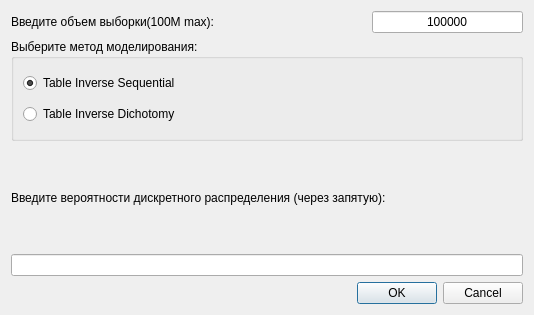
<?xml version="1.0" encoding="UTF-8"?>
<ui version="4.0">
 <class>Dialog_model</class>
 <widget class="QDialog" name="Dialog_model">
  <property name="geometry">
   <rect>
    <x>0</x>
    <y>0</y>
    <width>534</width>
    <height>315</height>
   </rect>
  </property>
  <property name="windowTitle">
   <string>Dialog</string>
  </property>
  <layout class="QVBoxLayout" name="verticalLayout_2">
   <item>
    <layout class="QHBoxLayout" name="horizontalLayout">
     <item>
      <widget class="QLabel" name="label">
       <property name="text">
        <string>Введите объем выборки(100M max):</string>
       </property>
      </widget>
     </item>
     <item>
      <spacer name="horizontalSpacer">
       <property name="orientation">
        <enum>Qt::Horizontal</enum>
       </property>
       <property name="sizeHint" stdset="0">
        <size>
         <width>40</width>
         <height>20</height>
        </size>
       </property>
      </spacer>
     </item>
     <item>
      <widget class="QLineEdit" name="lbSampleSize">
       <property name="text">
        <string>100000</string>
       </property>
       <property name="alignment">
        <set>Qt::AlignCenter</set>
       </property>
      </widget>
     </item>
    </layout>
   </item>
   <item>
    <widget class="QGroupBox" name="groupBox">
     <property name="title">
      <string>Выберите метод моделирования:</string>
     </property>
     <layout class="QVBoxLayout" name="verticalLayout">
      <item>
       <widget class="QRadioButton" name="rbTIS">
        <property name="text">
         <string>Table Inverse Sequential</string>
        </property>
        <property name="checked">
         <bool>true</bool>
        </property>
       </widget>
      </item>
      <item>
       <widget class="QRadioButton" name="rbTID">
        <property name="text">
         <string>Table Inverse Dichotomy</string>
        </property>
       </widget>
      </item>
     </layout>
    </widget>
   </item>
   <item>
    <widget class="QLabel" name="label_3">
     <property name="text">
      <string>Введите вероятности дискретного распределения (через запятую):</string>
     </property>
    </widget>
   </item>
   <item>
    <widget class="QLineEdit" name="txtProbs">
     <property name="inputMask">
      <string/>
     </property>
     <property name="text">
      <string/>
     </property>
    </widget>
   </item>
   <item>
    <widget class="QDialogButtonBox" name="buttonBox">
     <property name="orientation">
      <enum>Qt::Horizontal</enum>
     </property>
     <property name="standardButtons">
      <set>QDialogButtonBox::Cancel|QDialogButtonBox::Ok</set>
     </property>
    </widget>
   </item>
  </layout>
 </widget>
 <resources/>
 <connections>
  <connection>
   <sender>buttonBox</sender>
   <signal>accepted()</signal>
   <receiver>Dialog_model</receiver>
   <slot>accept()</slot>
   <hints>
    <hint type="sourcelabel">
     <x>227</x>
     <y>295</y>
    </hint>
    <hint type="destinationlabel">
     <x>157</x>
     <y>274</y>
    </hint>
   </hints>
  </connection>
  <connection>
   <sender>buttonBox</sender>
   <signal>rejected()</signal>
   <receiver>Dialog_model</receiver>
   <slot>reject()</slot>
   <hints>
    <hint type="sourcelabel">
     <x>295</x>
     <y>301</y>
    </hint>
    <hint type="destinationlabel">
     <x>286</x>
     <y>274</y>
    </hint>
   </hints>
  </connection>
 </connections>
</ui>
